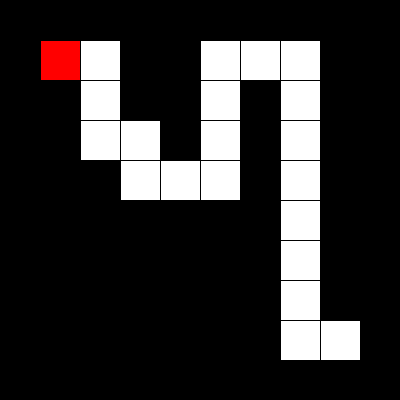
Frame 1 (no input)
Frame 60 (the mouse pressed at the canvas centre just before this capture): identical to frame 1, image omitted
Frame 120 (the mouse held since frame 60 and released just before this capture): identical to frame 1, image omitted

The Processing sketch that drew this single still picture (run headless with seeded random() and noise(); from frame 60 on, the mouse is pressed at the canvas centre):

// Processing sketch: week15_6_maze_DFS_visited
// ── week15_6_maze_DFS_visited.pde
int [][]maze={
  {1,1,1,1,1,1,1,1,1,1},
  {1,0,0,1,1,0,0,0,1,1},
  {1,1,0,1,1,0,1,0,1,1},
  {1,1,0,0,1,0,1,0,1,1},
  {1,1,1,0,0,0,1,0,1,1},
  {1,1,1,1,1,1,1,0,1,1},
  {1,1,1,1,1,1,1,0,1,1},
  {1,1,1,1,1,1,1,0,1,1},
  {1,1,1,1,1,1,1,0,0,1},
  {1,1,1,1,1,1,1,1,1,1}
};
int [][]visited=new int [10][10];
int startI=1,startJ=1;

void setup(){
  size(400,400);
}
void draw(){
  for(int i=0;i<maze.length; i++){
    for(int j=0;j<maze[0].length;j++){
      if(maze[i][j]==1) fill(0);
      else fill(255);
      rect(j*40,i*40,40,40);
    }
  }
  fill(255,0,0);
  rect(startJ*40,startI*40,40,40);
}
